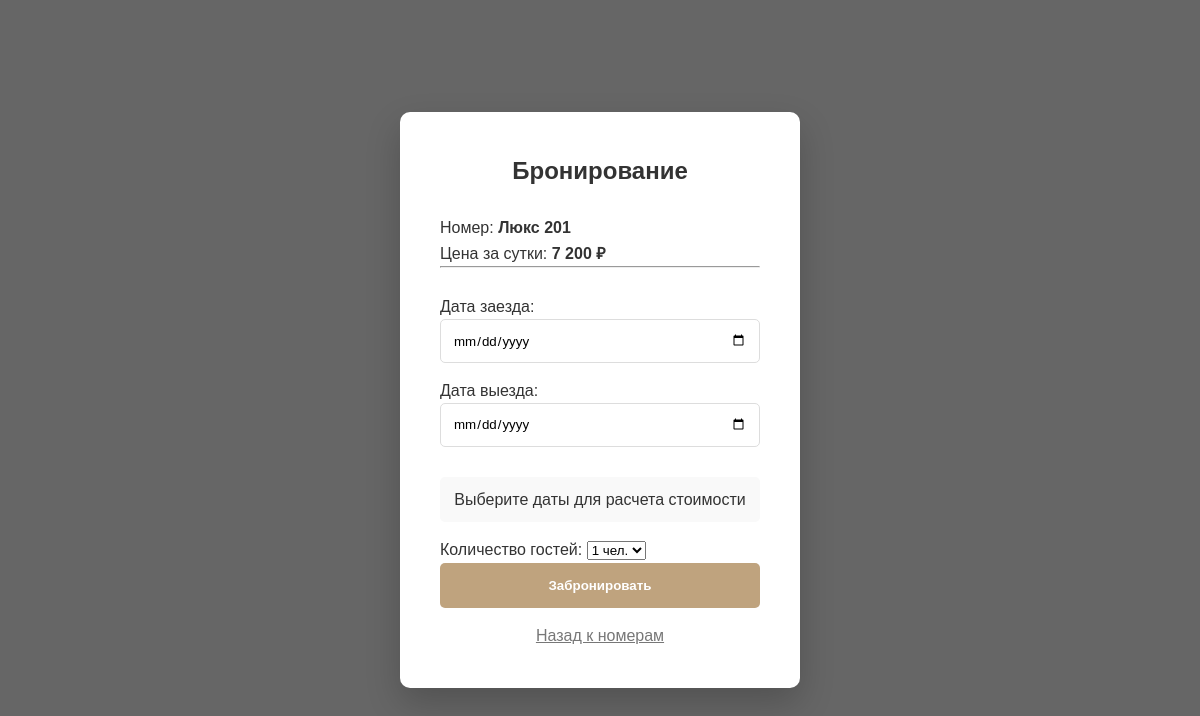
Page /book.php?room_id=2 (signed in) on the earlier database version.
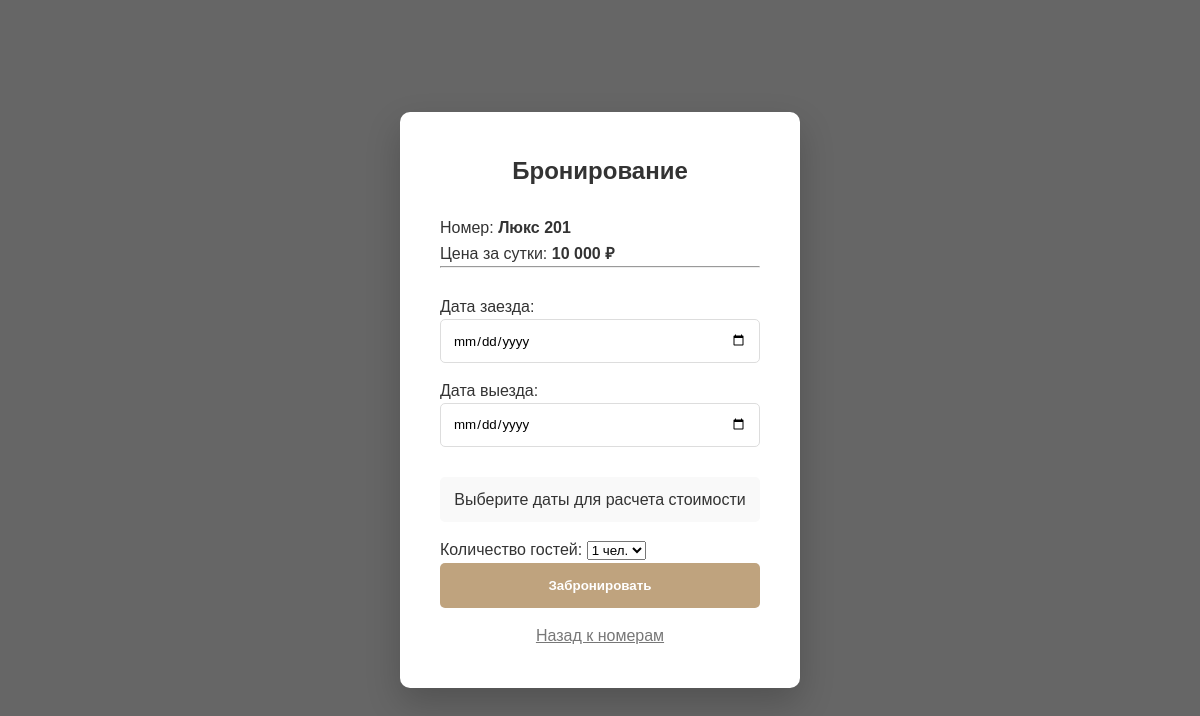
Same page on the later database version.
### tables this page shows
CREATE TABLE IF NOT EXISTS `rooms` (
  `id` int(11) NOT NULL AUTO_INCREMENT,
  `name` varchar(100) DEFAULT NULL,
  `price` decimal(10,2) DEFAULT NULL,
  `status` enum('active','repair') DEFAULT 'active',
  `description` text DEFAULT NULL,
  `max_guests` int(11) DEFAULT 2,
  `image_url` varchar(255) DEFAULT NULL,
  PRIMARY KEY (`id`)
);

### book.php (the view, shortened to what this page needs)
<?php
require_once 'db.php';
$room_id = $_GET['room_id'];
$stmt = $pdo->prepare("SELECT * FROM rooms WHERE id = ?");
$stmt->execute([$room_id]);
$room = $stmt->fetch();
$error = ''; $success = '';
?>
<!DOCTYPE html>
<html lang="ru">
<head>
    <link rel="stylesheet" href="style/main.css">
</head>
<body class="auth-body">
    <div class="auth-container">
        <form method="POST" class="auth-form">
            <h2>Бронирование</h2>
            <?php if($success): ?>
                <p style="color:green; text-align:center; font-weight:600;"><?= $success ?></p>
                <a href="profile.php" class="btn-main" style="display:block; text-align:center; text-decoration:none;">В профиль</a>
            <?php else: ?>
                <p>Номер: <strong><?= $room['name'] ?></strong></p>
                <p>Цена за сутки: <strong><?= number_format($room['price'], 0, '', ' ') ?> ₽</strong></p>
                <hr><br>
                <label>Дата заезда:</label>
                <input type="date" id="check_in" name="check_in" min="<?= date('Y-m-d') ?>" required onchange="calculateTotal()">
                <label>Дата выезда:</label>
                <input type="date" id="check_out" name="check_out" min="<?= date('Y-m-d', strtotime('+1 day')) ?>" required onchange="calculateTotal()">
                <div id="total_display" style="margin: 15px 0; padding: 10px; background: #f9f9f9; border-radius: 5px; text-align: center;">
                    Выберите даты для расчета стоимости
                </div>
                <label>Количество гостей:</label>
                <select name="guests">
                    <?php for($i=1; $i<=$room['max_guests']; $i++): ?>
                        <option value="<?= $i ?>"><?= $i ?> чел.</option>
                    <?php endfor; ?>
                </select>
                <button type="submit" class="btn-main">Забронировать</button>
                <a href="rooms.php" style="display:block; text-align:center; margin-top:15px; color:#777;">Назад к номерам</a>
            <?php endif; ?>
        </form>
    </div>
</body>
</html>

Differences in the rows shown:
changed rooms "Люкс 201": price "7 200" → "10 000"
